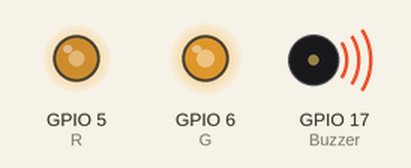
Simulated run of this program. Board: Raspberry Pi (BCM pin numbers). Shown: output pins drawn as LEDs (lit = HIGH), buzzer (waves = sounding). What the program prints to the terminal is not drawn.

Above: at 0.15 s.
At 5.01 s:
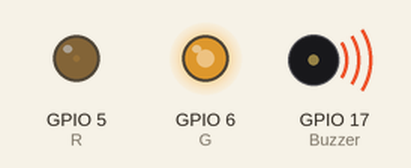
At 10.47 s:
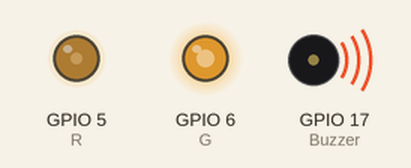
At 12.9 s:
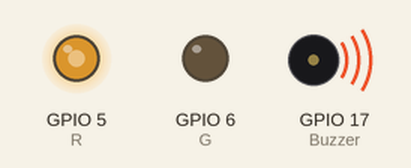
At 19.89 s:
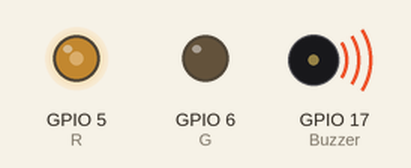
At 39.63 s:
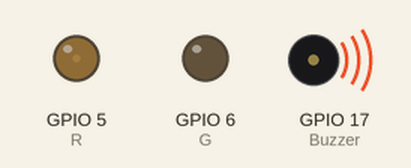
Timing chart, 0 to 40.0 s (numbered marks = the images above):
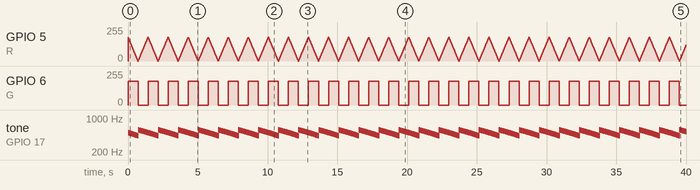

Measured:
- by itself, GPIO 6 (G): alternates 179/255 for 0.72 s and 0/255 for 0.72 s
- by itself, tone on GPIO 17 (Buzzer): plays 500 Hz for 0.01 s, 499 Hz for 0.01 s, 498 Hz for 0.01 s, 497 Hz for 0.01 s, 496 Hz for 0.01 s, 495 Hz for 0.01 s … (3925 notes in this stretch)

The program:

CLB-AI.py
```python
#!/usr/bin/env python2
# -*- coding: utf-8 -*-
"""
    Created on Tue Nov  6 01:18:45 2018
    * @par Copyright (C): 2010-2019, hunan CLB Tech
    * @file        CLB-AI
    * @version      V1.0
    * @details
    * @par History

    @author: zhulin
"""
import RPi.GPIO as GPIO
import time
#led由两个引脚控制，蜂鸣器由17引脚控制
R,G=5,6
Buzzer=17
GPIO.setmode(GPIO.BCM)

GPIO.setup(R, GPIO.OUT)
GPIO.setup(G, GPIO.OUT)
GPIO.setup(Buzzer, GPIO.OUT)
global Buzz						# Assign a global variable to replace GPIO.PWM
Buzz = GPIO.PWM(Buzzer, 440)	# 440 is initial frequency.
Buzz.start(50)
#先让蜂鸣器停下来

#设置pwm的工作模式为pwm
pwmR = GPIO.PWM(R, 70)
pwmG = GPIO.PWM(G, 70)

pwmR.start(0)
pwmG.start(0)
#写四种模式，实际可以由更多变化方式
try:
	t = 0.01
	while True:
            for i in range(0,71):
                pwmG.ChangeDutyCycle(70)
                Buzz.ChangeFrequency(500-i)
                pwmR.ChangeDutyCycle(70-i)
                print(i)
                time.sleep(t)
            for i in range(70,-1,-1):
                pwmG.ChangeDutyCycle(0)
                Buzz.ChangeFrequency(500+i)
                pwmR.ChangeDutyCycle(70-i)
                print(i-1000)
                time.sleep(t)


except KeyboardInterrupt:
	Buzz.ChangeFrequency(0)
pwmR.stop()
pwmG.stop()
GPIO.cleanup()
		
```
